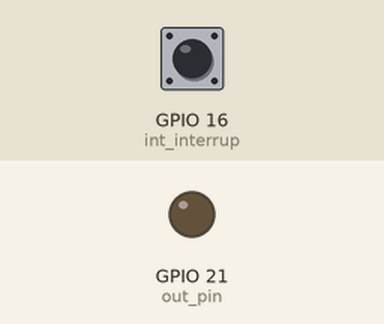
The program below on a simulated ESP32 board running MicroPython. Shown: output pins drawn as LEDs (lit = HIGH). Inputs (shaded band) come from the test bench; at power-on: GPIO 16 (int_interrup) HIGH. Library files of the repository ran but are not shown: 1 file(s).

Above: at 1.2 s.
1.3 s: GPIO 16 (int_interrup) pulled LOW for 0.15 s
At 1.8 s:
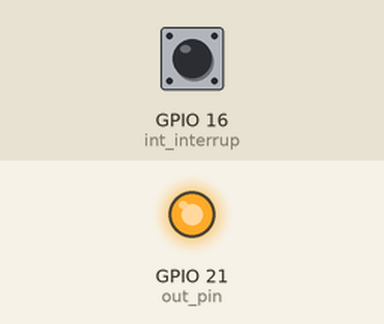
2.9 s: GPIO 16 (int_interrup) pulled LOW for 1 s
At 4.3 s:
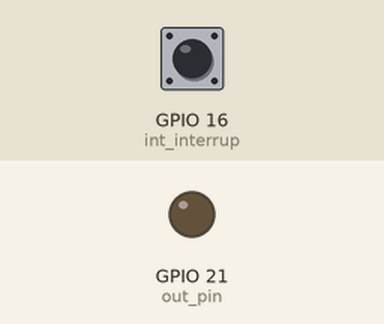
5.4 s: GPIO 16 (int_interrup) pulled LOW for 3.2 s
At 6.2 s:
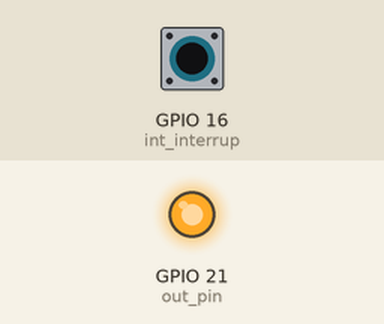
Timing chart, 0 to 8.4 s (numbered marks = the images above; inputs shaded):
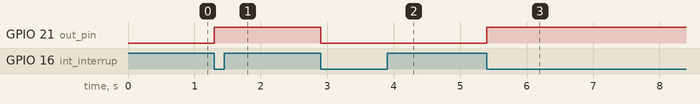

Measured:
- after the input at 1.3 s, GPIO 21 (out_pin): LOW → HIGH at once
- after the input at 2.9 s, GPIO 21 (out_pin): HIGH → LOW at once
- after the input at 5.4 s, GPIO 21 (out_pin): LOW → HIGH at once

The program:

main.py
```python
import machine

def handle_interrupt(pin):
    #global out_pin
    out_pin.value( out_pin.value()^1 )
    #print("Entrou")

out_pin = machine.Pin(21, machine.Pin.OUT)

int_interrup = machine.Pin(16, machine.Pin.IN)
int_interrup.irq(trigger=machine.Pin.IRQ_FALLING, handler=handle_interrupt)
```
